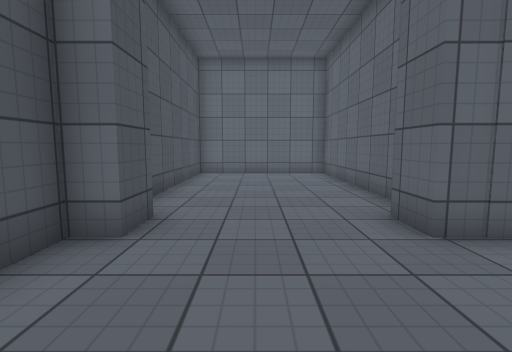
View 1 (above)

18 first-person views from a walk through a 3-D level made in the Unity game engine. The camera is 1.2 m above the floor, tilts 6° down and sees 85° across. The floor is counted in squares, 1 m on a side. Each view is taken from the middle of a square. On the plan, view 1 faces up. The plan holds only what a view shows up to about 13 squares ahead; the rest is blank. The place goes on beyond the plan. The player character is not drawn. Surface patterns are stand-ins for the level's own textures.

View 2
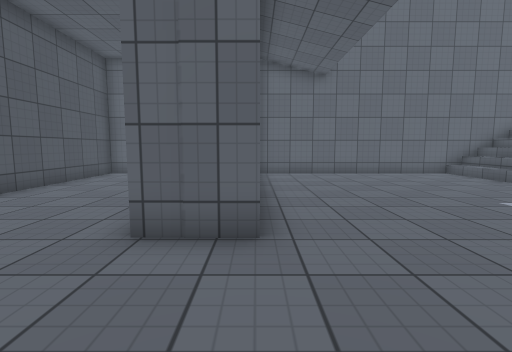

View 3
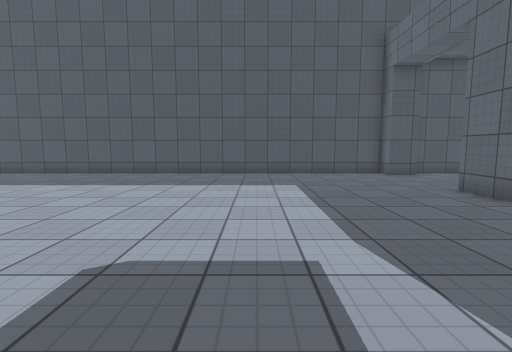

View 4
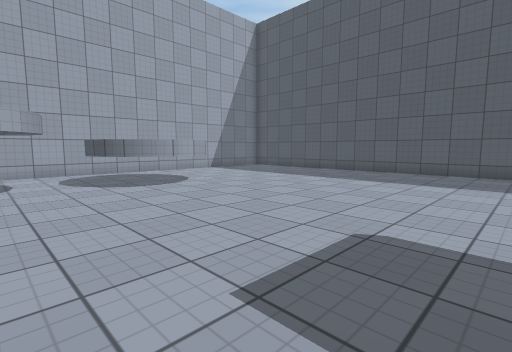

View 5
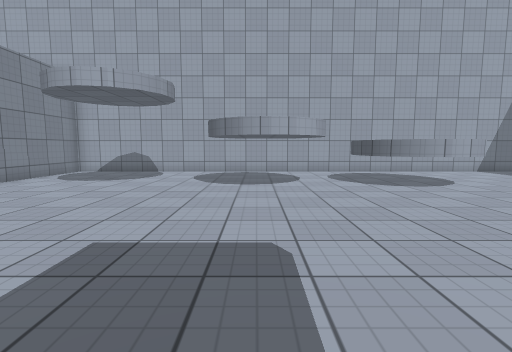

View 6
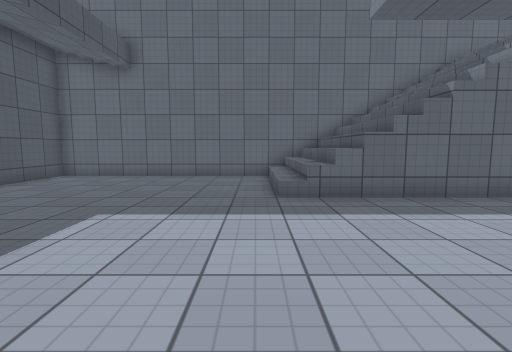

View 7
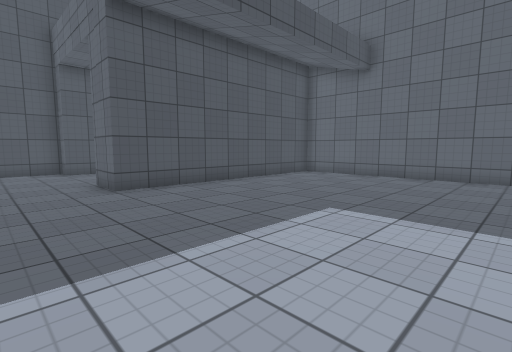

View 8
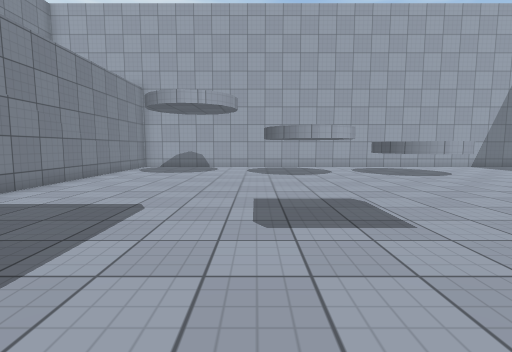

View 9
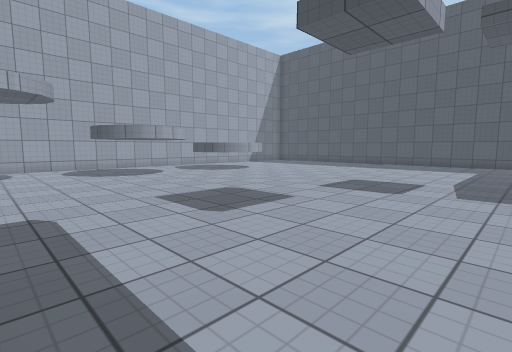

View 10
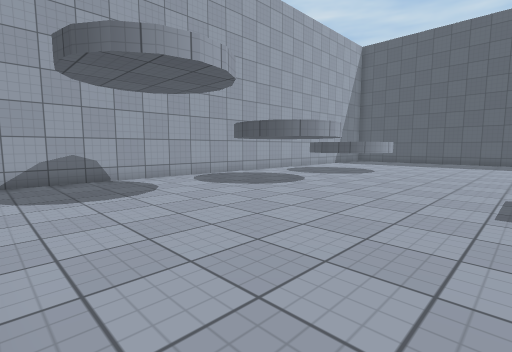

View 11
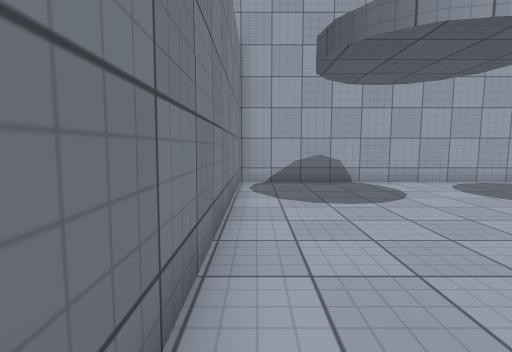

View 12
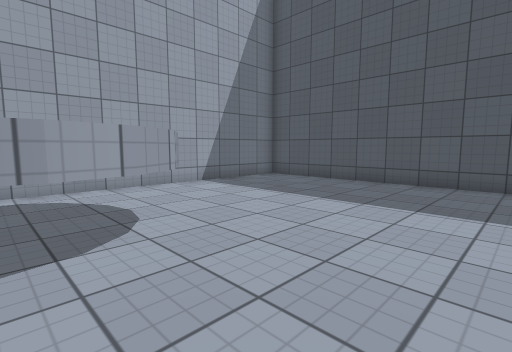

View 13
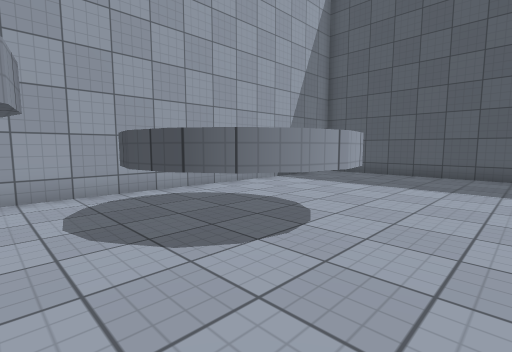

View 14
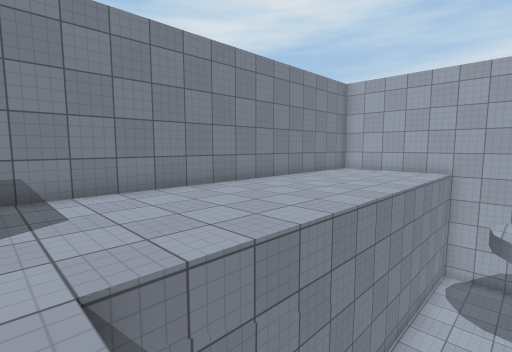

View 15
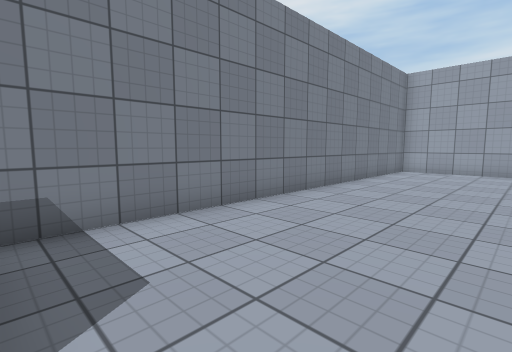

View 16
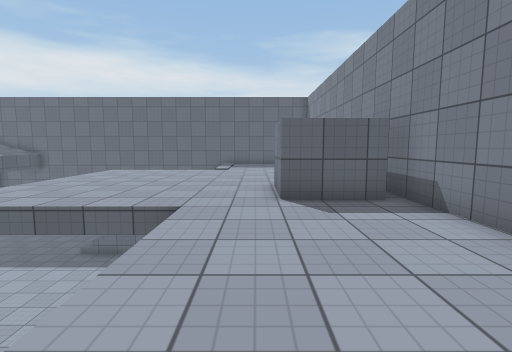

View 17
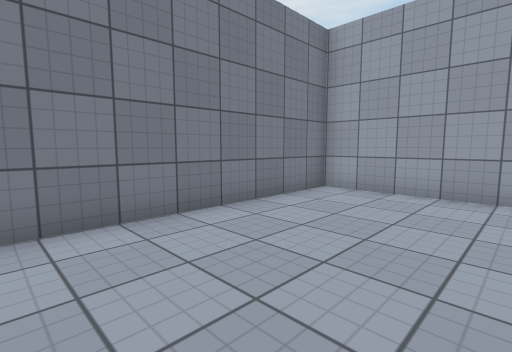

View 18
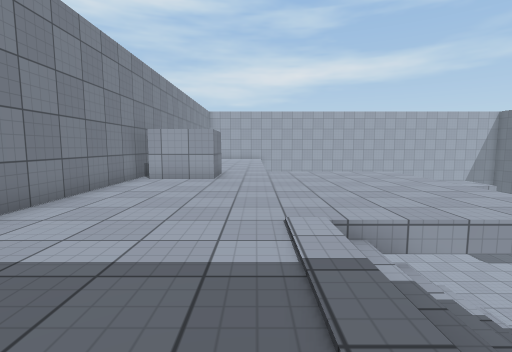

### Floor plan
Key: @ floor where view 1 was taken; # wall or solid block; x gap in a wall; . main floor; : floor 4.5 m higher than the main floor; / step, stairs or slope; ^ raised ledge.
Columns run from 3 left of view 1 to 26 right of it. Each row starts with its distance up from view 1.
 13 ##########################
 12 #.....##........////////:
 11 #.....##........////////:
 10 #.....##........////////:::
  9 #.....##........////////::::
  8 #.....##........////////:::::
  7 #.....##................:::::#
  6 #.....##............////:::::#
  5 ##....##.............::/:::::#
  4 ##....##........... .::::::::#
  3 #.................. .::::::::#
  2 #..................  :::::::x#
  1 #.................. .:::::^^^#
  0 #..@................ :::::^^^#
 -1 #....................:::::::x#
 -2 #....................   :::::#
 -3 #.....................  :::::#
 -4 #...................... :::::#
 -5 #.......................:::::#
 -6 #.......................:::::#
 -7 #.......................:::::#
 -8 #.......................:::::#
 -9 #.......................:::::#
-10 #........^^^..###.......:::::#
-11 #.......^  ^.## #.......:::::#
-12 #.......^  ^.#  #.......:::::#
-13 #.......^  ^.   #.......:::::#
-14 #.......................:::::#
-15 #.......................:::::#
-16 ######   #####################

Where each view was taken, in squares from view 1:
view 1: 0 up, 0 right, facing up
view 2: 0 up, 4 right, facing up
view 3: 2 down, 10 right, facing left
view 4: 2 down, 11 right, facing down-left
view 5: 2 down, 12 right, facing down
view 6: 1 up, 12 right, facing up
view 7: 1 up, 12 right, facing up-left
view 8: 1 up, 14 right, facing down
view 9: 1 up, 17 right, facing down-left
view 10: 5 down, 20 right, facing down-left
view 11: 6 down, 20 right, facing down
view 12: 7 down, 7 right, facing down-left
view 13: 8 down, 10 right, facing down-left
view 14: 1 down, 18 right, facing down-right
view 15: 1 down, 21 right, facing down-right
view 16: 7 down, 22 right, facing up
view 17: 8 down, 21 right, facing down-right
view 18: 12 up, 21 right, facing down
